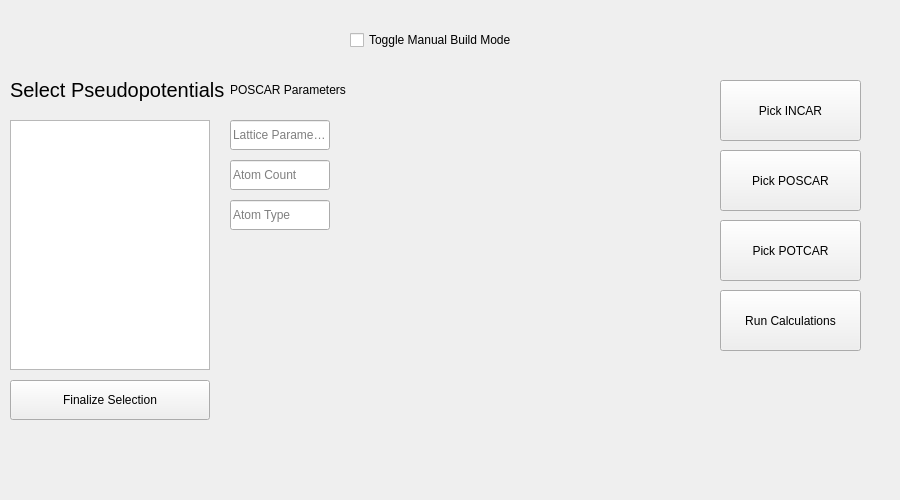
<?xml version="1.0" encoding="UTF-8"?>
<ui version="4.0">
 <class>Widget</class>
 <widget class="QWidget" name="Widget">
  <property name="geometry">
   <rect>
    <x>0</x>
    <y>0</y>
    <width>900</width>
    <height>500</height>
   </rect>
  </property>
  <property name="windowTitle">
   <string>VASP Input Selector</string>
  </property>

  <!-- Toggle checkbox for switching modes -->
  <widget class="QCheckBox" name="toggleModeCheckbox">
   <property name="geometry">
    <rect>
     <x>350</x>
     <y>20</y>
     <width>200</width>
     <height>40</height>
    </rect>
   </property>
   <property name="text">
    <string>Toggle Manual Build Mode</string>
   </property>
   <property name="checked">
    <bool>false</bool>
   </property>
  </widget>

  <!-- Pseudopotential selection label and list -->
  <widget class="QLabel" name="potcarLabel">
   <property name="geometry">
    <rect>
     <x>10</x>
     <y>70</y>
     <width>250</width>
     <height>40</height>
    </rect>
   </property>
   <property name="text">
    <string>Select Pseudopotentials</string>
   </property>
   <property name="font">
    <font>
     <pointsize>15</pointsize>
    </font>
   </property>
   <property name="visible">
    <bool>false</bool> <!-- Hidden initially -->
   </property>
  </widget>

  <widget class="QListWidget" name="potentialList">
   <property name="geometry">
    <rect>
     <x>10</x>
     <y>120</y>
     <width>200</width>
     <height>250</height>
    </rect>
   </property>
   <property name="selectionMode">
    <enum>QAbstractItemView::MultiSelection</enum>
   </property>
   <property name="visible">
    <bool>false</bool> <!-- Hidden initially -->
   </property>
  </widget>

  <widget class="QPushButton" name="finalizeSelectionButton">
   <property name="geometry">
    <rect>
     <x>10</x>
     <y>380</y>
     <width>200</width>
     <height>40</height>
    </rect>
   </property>
   <property name="text">
    <string>Finalize Selection</string>
   </property>
   <property name="visible">
    <bool>false</bool> <!-- Hidden initially -->
   </property>
  </widget>

  <!-- File picker buttons -->
  <widget class="QPushButton" name="incarPicker">
   <property name="geometry">
    <rect>
     <x>720</x>
     <y>80</y>
     <width>141</width>
     <height>61</height>
    </rect>
   </property>
   <property name="text">
    <string>Pick INCAR</string>
   </property>
  </widget>
  <widget class="QPushButton" name="poscarPicker">
   <property name="geometry">
    <rect>
     <x>720</x>
     <y>150</y>
     <width>141</width>
     <height>61</height>
    </rect>
   </property>
   <property name="text">
    <string>Pick POSCAR</string>
   </property>
  </widget>
  <widget class="QPushButton" name="potcarPicker">
   <property name="geometry">
    <rect>
     <x>720</x>
     <y>220</y>
     <width>141</width>
     <height>61</height>
    </rect>
   </property>
   <property name="text">
    <string>Pick POTCAR</string>
   </property>
  </widget>
  <widget class="QPushButton" name="runCalculations">
   <property name="geometry">
    <rect>
     <x>720</x>
     <y>290</y>
     <width>141</width>
     <height>61</height>
    </rect>
   </property>
   <property name="text">
    <string>Run Calculations</string>
   </property>
  </widget>

  <!-- Additional POSCAR input fields -->
  <widget class="QLabel" name="poscarLabel">
   <property name="geometry">
    <rect>
     <x>230</x>
     <y>70</y>
     <width>200</width>
     <height>40</height>
    </rect>
   </property>
   <property name="text">
    <string>POSCAR Parameters</string>
   </property>
  </widget>
  
  <widget class="QLineEdit" name="latticeParameterInput">
   <property name="geometry">
    <rect>
     <x>230</x>
     <y>120</y>
     <width>100</width>
     <height>30</height>
    </rect>
   </property>
   <property name="placeholderText">
    <string>Lattice Parameter</string>
   </property>
  </widget>

  <widget class="QLineEdit" name="atomCountInput">
   <property name="geometry">
    <rect>
     <x>230</x>
     <y>160</y>
     <width>100</width>
     <height>30</height>
    </rect>
   </property>
   <property name="placeholderText">
    <string>Atom Count</string>
   </property>
  </widget>

  <widget class="QLineEdit" name="atomTypeInput">
   <property name="geometry">
    <rect>
     <x>230</x>
     <y>200</y>
     <width>100</width>
     <height>30</height>
    </rect>
   </property>
   <property name="placeholderText">
    <string>Atom Type</string>
   </property>
  </widget>
</widget>
 <resources/>
 <connections/>
</ui>
